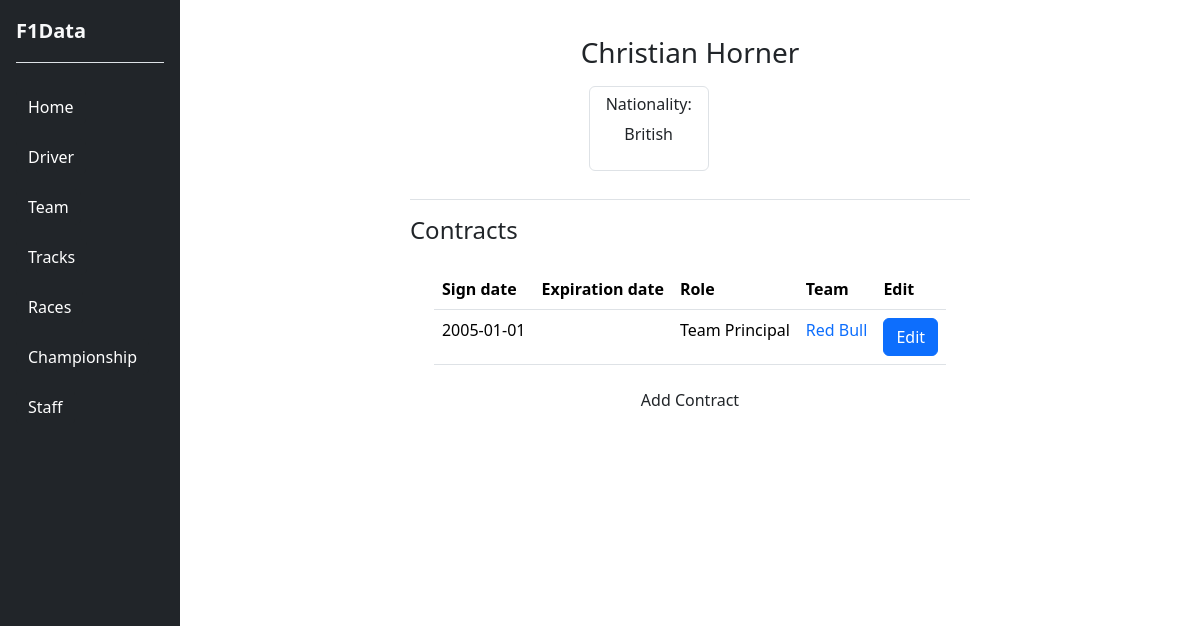
Screenshot of /staff.php?page=detail&staffId=1 with the database file from the repository.
### tables this page shows
create table Staff (
     idStaff int not null auto_increment,
     staffName varchar(25) not null,
     staffSurname varchar(25) not null,
     staffNationality varchar(25) not null,
     primary key (idStaff));

create table StaffContract (
     idStaff int not null,
     idTeam int not null,
     idStaffContract int not null auto_increment,
     startDate date not null,
     endDate date,
     staffRole varchar(25) not null,
     primary key (idStaffContract),
     unique (idTeam, idStaff, idStaffContract));

create table Team (
     idTeam int not null auto_increment,
     teamName varchar(25) not null,
     teamNationality varchar(25) not null,
     primary key (idTeam));

### staff.php (called while the page is built, shortened)
<?php
require_once 'bootstrap.php';
switch ($_GET['page']) {
    case 'detail':
        if (isset($_GET['staffId'])) {
            $staffId = $_GET['staffId'];
        }
        $staff = $db->getStaff($staffId)[0];
        $templateParams['staff'] = $staff;
        $templateParams['title'] = 'F1Data - ' . $staff['staffName'] . ' ' . $staff['staffSurname'];
        $templateParams['name'] = 'staff/staffPage.php';
        break;
}
require 'template/base.php';

### db/database.php (called while the page is built, shortened)
<?php
class DatabaseHelper
{
    private $db;
    public function __construct($servername, $username, $password, $dbname, $port)
    {
        $this->db = new mysqli($servername, $username, $password, $dbname, $port);
    }
    public function getStaff($staffId)
    {
        $stmt = $this->db->prepare("SELECT * FROM Staff WHERE idStaff = ?");
        $stmt->bind_param('i', $staffId);
        $stmt->execute();
        $result = $stmt->get_result();
        return $result->fetch_all(MYSQLI_ASSOC);
    }
    public function getStaffContract($staffId)
    {
        $stmt = $this->db->prepare("SELECT * FROM StaffContract
        INNER JOIN Team ON Team.idTeam = StaffContract.idTeam
        WHERE StaffContract.idStaff = ?");
        $stmt->bind_param('i', $staffId);
        $stmt->execute();
        $result = $stmt->get_result();
        return $result->fetch_all(MYSQLI_ASSOC);
    }
}

### bootstrap.php (called while the page is built, shortened)
<?php
require "db/database.php";
$db = new DatabaseHelper("localhost", "root", "", "F1Database", 3306);

### template/staff/staffPage.php (the view, shortened to what this page needs)
<main class="float-end d-flex align-items-center flex-column overflow-auto px-4">
    <?php $staff = $templateParams['staff'];
    $contracts = $db->getStaffContract($staff["idStaff"]); ?>
    <div class="p-4 text-center my-1">
        <h3 class="p-2"><?php echo $staff['staffName'] . ' ' . $staff['staffSurname']; ?></h3>
        <ul class="list-group list-group-horizontal col-10 mx-3">
            <li class="list-group-item">
                <h6>Nationality:</h6>
                <p><?php echo $staff['staffNationality']; ?></p>
            </li>
        </ul>
    </div>
    <div class="border-top" style="height: 50%;">
        <h4 class="mt-3">Contracts</h4>
        <div class="tableDiv mt-4 mx-4">
            <table class="table">
                <thead class="sticky-top">
                    <tr>
                        <th scope="col">Sign date</th>
                        <th scope="col">Expiration date</th>
                        <th scope="col">Role</th>
                        <th scope="col">Team</th>
                        <th scope="col">Edit</th>
                    </tr>
                </thead>
                <tbody id="contractTableBody" data-bs-sstaff="<?php echo $staff['idStaff']; ?>">
                    <?php foreach ($contracts as $contract):
                        ?>
                        <tr>
                            <td><?php echo $contract['startDate']; ?></td>
                            <td><?php echo $contract['endDate']; ?></td>
                            <td><?php echo $contract['staffRole'] ?></td>
                            <td><a
                                    href="team.php?page=detail&teamId=<?php echo $contract['idTeam']; ?>"><?php echo $contract['teamName'] ?></a>
                            </td>
                            <td><button type="button" class="btn btn-primary" data-bs-toggle="modal"
                                    id="editContractBtn"
                                    data-bs-target="#modifyContractModal"
                                    data-bs-syear="<?php echo $contract['startDate']; ?>"
                                    data-bs-eyear="<?php echo $contract['endDate']; ?>"
                                    data-bs-team="<?php echo $contract['idTeam']; ?>"
                                    data-bs-staffId="<?php echo $staff['idStaff']; ?>"
                                    data-bs-contractId="<?php echo $contract['idStaffContract']; ?>">
                                    Edit
                                </button>
                            </td>
                        </tr>
                    <?php endforeach; ?>
                </tbody>
            </table>
        </div>
        <a href="contract.php?staffId=<?php echo $staff['idStaff']; ?>" class="btn w-100 mb-4">Add Contract</a>
    </div>
</main>

### style/style.css (style rules this page uses)
body { margin: 0; overflow-y: hidden; }
table a { text-decoration: none; }
main { width: 85%; height: 100vh; }
.tableDiv { max-height: 60%; overflow: auto; }

### rows the page displays
staff: staffName "Christian", staffSurname "Horner", staffNationality "British"
staffcontract: startDate "2005-01-01", staffRole "Team Principal", idTeam.teamName "Red Bull"
